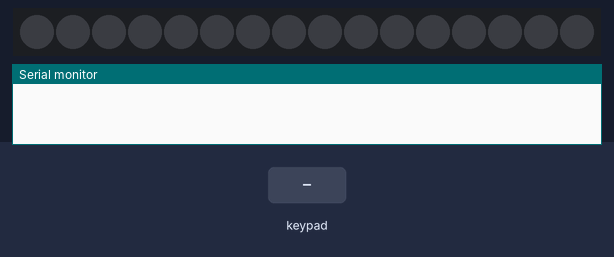
The sketch below on a simulated Arduino Leonardo, built with avr-gcc and run on an emulated ATmega32U4. Parts: 16 RGB LEDs in strip order, left to right, the last lines printed to the serial monitor. Inputs (shaded band) come from the test bench. USB keyboard and mouse output is not drawn.

Above: at 1.2 s.
1.3 s: key '4' pressed
At 2.7 s:
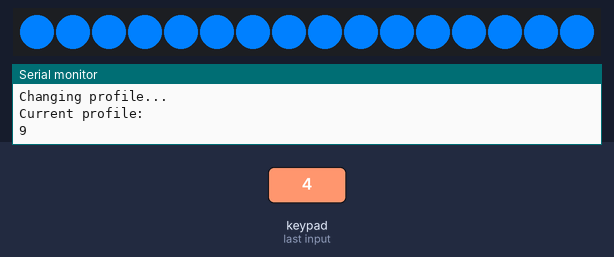
2.9 s: key '8' pressed
At 4.3 s:
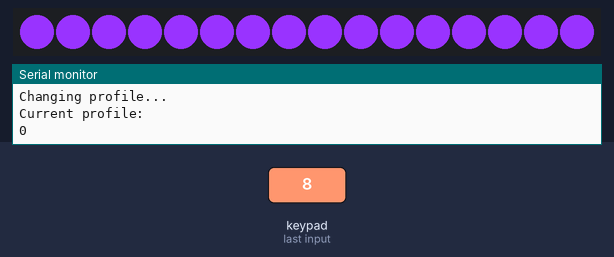
4.5 s: key '8' pressed
At 5.9 s:
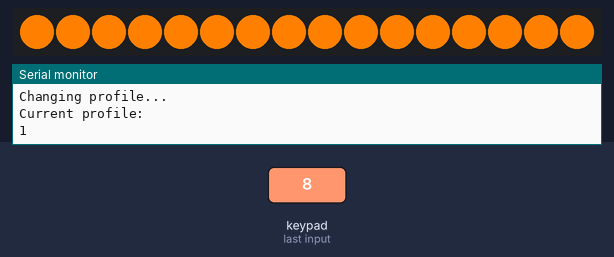
6.1 s: key '8' pressed
At 7.5 s:
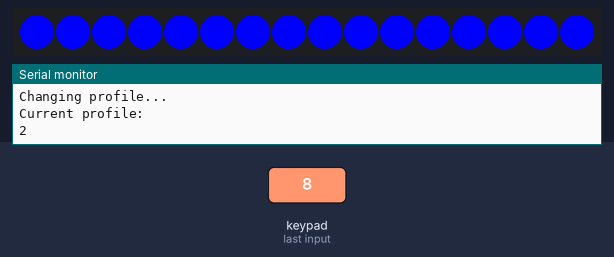
7.7 s: key '8' pressed
At 8.9 s:
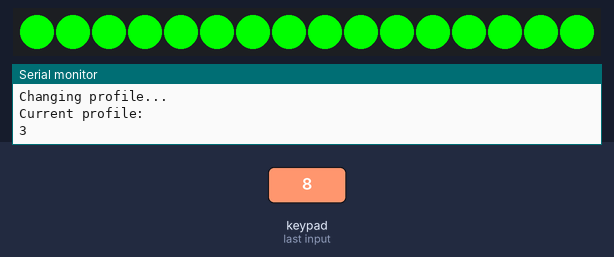

Measured:
- after the input at 1.3 s, the LEDs: first change at once (image 1 shows a later state)
- after the input at 2.9 s, the LEDs: first change at once (image 2 shows a later state)
- after the input at 4.5 s, the LEDs: first change at once (image 3 shows a later state)
- after the input at 6.1 s, the LEDs: first change at once (image 4 shows a later state)
- after the input at 7.7 s, the LEDs: first change at once (image 5 shows a later state)

The sketch:

script.ino
```cpp
// Version 0.4

#include <Adafruit_NeoPixel.h>
#include <Keypad.h>
#include <Keyboard.h>

const byte ROWS = 2;
const byte COLS = 4;

char keys[ROWS][COLS] = {
  {'1','2','3','4'},
  {'5','6','7','8'},
};

int selectedProfile;

byte rowPins[ROWS] = {16,10};
byte colPins[COLS] = {9,8,7,6};

const byte  PIXEL_PIN = 2;
const byte PIXEL_COUNT = 16;

Keypad keypad = Keypad(makeKeymap(keys), rowPins, colPins, ROWS, COLS);
Adafruit_NeoPixel strip = Adafruit_NeoPixel(PIXEL_COUNT, PIXEL_PIN, NEO_GRB + NEO_KHZ800);

void setup() {
  Serial.begin(9600);
  Keyboard.begin();
  strip.begin();
  strip.show();
  selectedProfile = 0;
}

void loop() {
  char key = keypad.getKey();
  if(key){

    if(key == '8'){
      Serial.println("Changing profile...");
      if (selectedProfile == 9){
        selectedProfile = 0;
      } else {
        selectedProfile = selectedProfile + 1;
      }
      changeProfile();
    }

    if(key == '4'){
      Serial.println("Changing profile...");
      if (selectedProfile == 0){
        selectedProfile = 9;
      } else {
        selectedProfile = selectedProfile - 1;
      }
      changeProfile();
    }

    switch(selectedProfile){
      case 0:
        profile0(key);
        break;
      case 1:
        profile1(key);
        break;
      case 2:
        profile2(key);
        break;
      case 3:
        profile3(key);
        break;
      case 4:
        profile4(key);
        break;
      case 5:
        profile5(key);
        break;
      case 6:
        profile6(key);
        break;
      case 7:
        profile7(key);
        break;
      case 8:
        profile8(key);
        break;
      case 9:
        profile9(key);
        break;
      default:
        break;
    }
    delay(100);
    Keyboard.releaseAll();
  }
}

void changeProfile(){
  Serial.println("Current profile: ");
  Serial.println(selectedProfile);
  switch(selectedProfile){
    case 0:
      //Purple
      colorWipe(strip.Color(153, 51, 255), 50);
      break;
    case 1:
      //Orange
      colorWipe(strip.Color(255, 128, 0), 50);
      break;
    case 2:
      //Blue
      colorWipe(strip.Color(0, 0, 255), 50);
      break;
    case 3:
      //Green
      colorWipe(strip.Color(0, 255, 0), 50);
      break;
    case 4:
      //White
      colorWipe(strip.Color(127, 127, 127), 50);
      break;
    case 5:
      //Cyan
      colorWipe(strip.Color(102, 255, 255), 50);
      break;
    case 6:
      //Red
      colorWipe(strip.Color(255, 0, 0), 50);
      break;
    case 7:
      //Pistachio
      colorWipe(strip.Color(102, 255, 178), 50);
      break;
    case 8:
      //Light pink
      colorWipe(strip.Color(255, 153, 255), 50);
      break;
    case 9:
      //Windows
      colorWipe(strip.Color(0, 128, 255), 50);
      break;
  }
}

void colorWipe(uint32_t c, uint8_t wait) {
  for(uint16_t i=0; i<strip.numPixels(); i++) {
    strip.setPixelColor(i, c);
    strip.show();
    delay(wait);
  }
}

//Visual Studio
void profile0(char key){
  switch(key){
    case '1':
      break;
    case '2':
      break;
    case '3':
      break;
    case '5':
      break;
    case '6':
      break;
    case '7':
      break;
    default:
      break;
  }
}

//Eclipse
void profile1(char key){
  switch(key){
    case '1':
      break;
    case '2':
      break;
    case '3':
      break;
    case '5':
      break;
    case '6':
      break;
    case '7':
      break;
    default:
      break;
  }
}

//Visual Studio Code
void profile2(char key){
  switch(key){
    case '1':
      break;
    case '2':
      break;
    case '3':
      break;
    case '5':
      break;
    case '6':
      break;
    case '7':
      break;
    default:
      break;
  }
}

//Spotify
void profile3(char key){
  switch(key){
    case '1':
      //Play-Pause
      Keyboard.write((char) 32);
      break;
    case '2':
      //Prev song
      Keyboard.press(KEY_LEFT_CTRL);
      Keyboard.press(KEY_LEFT_ARROW);
      break;
    case '3':
      //Next song
      Keyboard.press(KEY_LEFT_CTRL);
      Keyboard.press(KEY_RIGHT_ARROW);
      break;
    case '5':
      //Volume Down
      Keyboard.press(KEY_LEFT_CTRL);
      Keyboard.press(KEY_DOWN_ARROW);
      break;
    case '6':
      //Volume Up
      Keyboard.press(KEY_LEFT_CTRL);
      Keyboard.press(KEY_UP_ARROW);
      break;
    case '7':
      //Mute-Unmute
      Keyboard.press(KEY_LEFT_CTRL);
      Keyboard.press(KEY_LEFT_SHIFT);
      Keyboard.press(KEY_DOWN_ARROW);
      break;
    default:
      break;
  }
}

//Logic Pro X / GarageBand
void profile4(char key){
  switch(key){
    case '1':
      //Play-Pause
      Keyboard.write((char) 32);
      break;
    case '2':
      //Loop
      break;
    case '3':
      //Stop
      break;
    case '5':
      //Record
      Keyboard.press('r');
      break;
    case '6':
      //Quantize
      Keyboard.press('q');
      break;
    case '7':
      //Save
      Keyboard.press(KEY_LEFT_GUI);
      Keyboard.press('s');
      break;
    default:
      break;
  }
}

//OBS
void profile5(char key){
  switch(key){
    case '1':
      break;
    case '2':
      break;
    case '3':
      break;
    case '5':
      break;
    case '6':
      break;
    case '7':
      break;
    default:
      break;
  }
}

//Program
void profile6(char key){
  switch(key){
    case '1':
      break;
    case '2':
      break;
    case '3':
      break;
    case '5':
      break;
    case '6':
      break;
    case '7':
      break;
    default:
      break;
  }
}

//Program
void profile7(char key){
  switch(key){
    case '1':
      break;
    case '2':
      break;
    case '3':
      break;
    case '5':
      break;
    case '6':
      break;
    case '7':
      break;
    default:
      break;
  }
}

//Program
void profile8(char key){
  switch(key){
    case '1':
      break;
    case '2':
      break;
    case '3':
      break;
    case '5':
      break;
    case '6':
      break;
    case '7':
      break;
    default:
      break;
  }
}

//Windows
void profile9(char key){
  switch(key){
    case '1':
      //Cmd
      Keyboard.press(KEY_LEFT_GUI);
      Keyboard.press('r');
      delay(100);
      Keyboard.write("cmd");
      Keyboard.press(KEY_RETURN);
      break;
    case '2':
      //Services
      Keyboard.press(KEY_LEFT_GUI);
      Keyboard.press('r');
      delay(100);
      Keyboard.write("services.msc");
      Keyboard.press(KEY_RETURN);
      break;
    case '3':
      //File manager
      Keyboard.press(KEY_LEFT_GUI);
      Keyboard.press('e');
      break;
    case '5':
      //Lock
      Keyboard.press(KEY_LEFT_GUI);
      Keyboard.press('l');
      break;
    case '6':
      //Unlock work pc
      Keyboard.press(KEY_LEFT_CTRL);
      Keyboard.press(KEY_LEFT_ALT);
      Keyboard.press(KEY_DELETE);
      break;
    case '7':
      //Crop screenshot
      Keyboard.press(KEY_LEFT_GUI);
      Keyboard.press(KEY_LEFT_SHIFT);
      Keyboard.press('r');
      break;
    default:
      break;
  }
}
```
